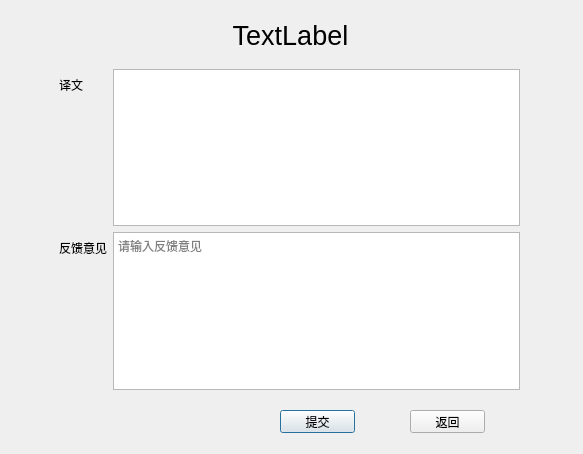
<?xml version="1.0" encoding="UTF-8"?>
<ui version="4.0">
 <class>FeedBackDlg</class>
 <widget class="QDialog" name="FeedBackDlg">
  <property name="geometry">
   <rect>
    <x>0</x>
    <y>0</y>
    <width>583</width>
    <height>454</height>
   </rect>
  </property>
  <property name="windowTitle">
   <string>Dialog</string>
  </property>
  <widget class="QLabel" name="labFront">
   <property name="geometry">
    <rect>
     <x>0</x>
     <y>10</y>
     <width>581</width>
     <height>51</height>
    </rect>
   </property>
   <property name="font">
    <font>
     <pointsize>20</pointsize>
    </font>
   </property>
   <property name="text">
    <string>TextLabel</string>
   </property>
   <property name="alignment">
    <set>Qt::AlignCenter</set>
   </property>
  </widget>
  <widget class="QWidget" name="formLayoutWidget">
   <property name="geometry">
    <rect>
     <x>59</x>
     <y>69</y>
     <width>461</width>
     <height>321</height>
    </rect>
   </property>
   <layout class="QFormLayout" name="formLayout">
    <item row="0" column="0">
     <widget class="QLabel" name="labSubmit">
      <property name="text">
       <string>译文</string>
      </property>
     </widget>
    </item>
    <item row="0" column="1">
     <widget class="QPlainTextEdit" name="plainTextEditSubmit">
      <property name="readOnly">
       <bool>true</bool>
      </property>
     </widget>
    </item>
    <item row="1" column="0">
     <widget class="QLabel" name="labFeedback">
      <property name="text">
       <string>反馈意见</string>
      </property>
     </widget>
    </item>
    <item row="1" column="1">
     <widget class="QPlainTextEdit" name="plainTextEditFeedback">
      <property name="placeholderText">
       <string>请输入反馈意见</string>
      </property>
     </widget>
    </item>
   </layout>
  </widget>
  <widget class="QPushButton" name="feedbackBtn">
   <property name="geometry">
    <rect>
     <x>280</x>
     <y>410</y>
     <width>75</width>
     <height>23</height>
    </rect>
   </property>
   <property name="text">
    <string>提交</string>
   </property>
  </widget>
  <widget class="QPushButton" name="quitBtn">
   <property name="geometry">
    <rect>
     <x>410</x>
     <y>410</y>
     <width>75</width>
     <height>23</height>
    </rect>
   </property>
   <property name="text">
    <string>返回</string>
   </property>
  </widget>
 </widget>
 <resources/>
 <connections>
  <connection>
   <sender>quitBtn</sender>
   <signal>clicked()</signal>
   <receiver>FeedBackDlg</receiver>
   <slot>close()</slot>
   <hints>
    <hint type="sourcelabel">
     <x>433</x>
     <y>417</y>
    </hint>
    <hint type="destinationlabel">
     <x>523</x>
     <y>419</y>
    </hint>
   </hints>
  </connection>
 </connections>
</ui>
